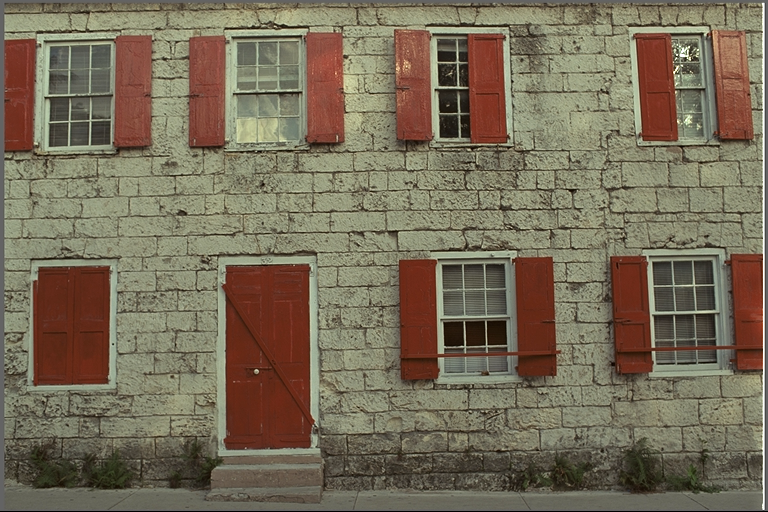
#> input picture 13传统图像分割/kodim01.png, 768 x 512 px
$ jupyter execute '13.3分水岭分割.ipynb'
#> lines starting #> are read from the running program, lines starting #| are printed output that depends on the picture; after the words box and inside, x2 and y2 are one past the last pixel; in counts of white or black regions, pixels touching at a corner belong together
[cell 1]
import cv2
import numpy as np
import matplotlib.pyplot as plt

# 支持中文显示
plt.rcParams["font.family"] = ["SimHei"]
plt.rcParams["axes.unicode_minus"] = False

# 读取图像（换成你的图片路径）
img = cv2.imread("kodim01.png")
#> img is the input picture: shape (512, 768, 3); mean B, G, R 88.4, 108.7, 119.8
img_copy = img.copy()
gray = cv2.cvtColor(img, cv2.COLOR_BGR2GRAY)
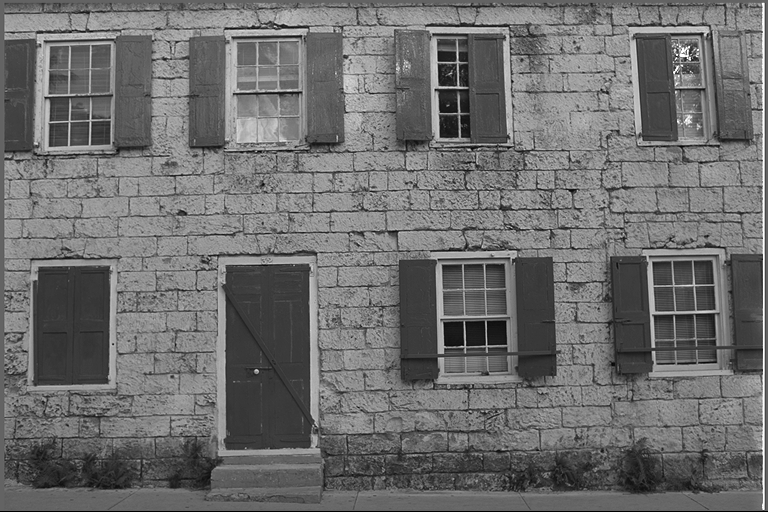
#> gray: shape (512, 768); min 0, max 255, mean 109.7

# --------------------- 分水岭核心步骤 ---------------------
# 1. 二值化（Otsu自动阈值）
ret, thresh = cv2.threshold(gray, 0, 255, cv2.THRESH_BINARY + cv2.THRESH_OTSU)
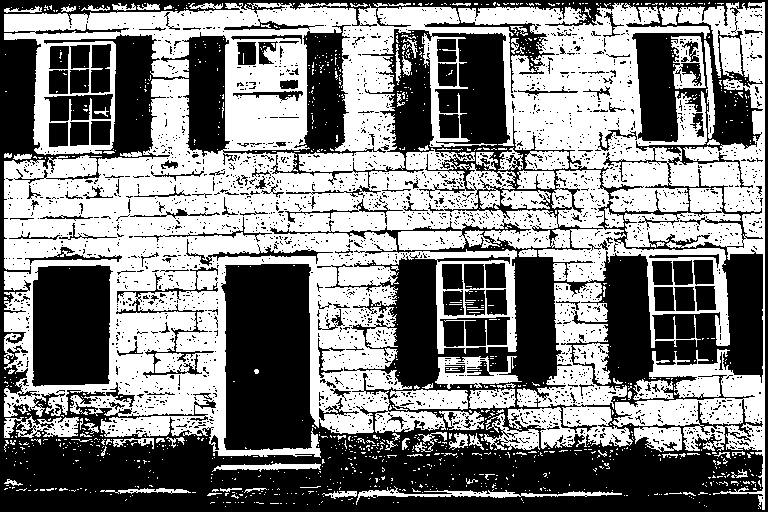
#> thresh: shape (512, 768); 50.8% white; 2749 black regions (2594 under 20 px), largest, box (x1, y1, x2, y2) and area: (0, 0, 768, 512) 153151, (32, 265, 113, 387) 9020, (440, 317, 510, 347) 1654
#> ret = 109

# 2. 形态学操作：去噪
kernel = np.ones((3, 3), np.uint8)
opening = cv2.morphologyEx(thresh, cv2.MORPH_OPEN, kernel, iterations=2)
#> opening: shape (512, 768); 37% white; 349 white regions, largest, box (x1, y1, x2, y2) and area: (513, 16, 709, 150) 10864, (36, 289, 320, 457) 7749, (224, 28, 307, 151) 7006

# 3. 确定背景
sure_bg = cv2.dilate(opening, kernel, iterations=3)
#> sure_bg: shape (512, 768); 57.1% white; 111 black regions (46 under 20 px), largest, box (x1, y1, x2, y2) and area: (0, 0, 768, 512) 82778, (590, 255, 768, 402) 16292, (384, 28, 534, 233) 13925

# 4. 距离变换 → 确定前景
dist_transform = cv2.distanceTransform(opening, cv2.DIST_L2, 5)
ret, sure_fg = cv2.threshold(dist_transform, 0.1 * dist_transform.max(), 255, 0)
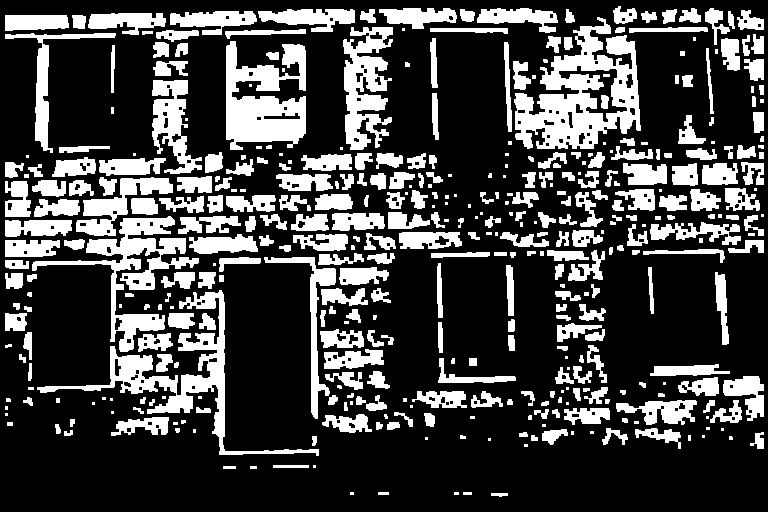
#> sure_fg: shape (512, 768) float32; 26.9% white; 419 white regions (103 under 20 px), largest, box (x1, y1, x2, y2) and area: (514, 17, 641, 149) 8123, (37, 290, 319, 456) 5764, (226, 41, 306, 150) 5483
#> ret = 1.74

# 5. 制作标记
sure_fg = np.uint8(sure_fg)
unknown = cv2.subtract(sure_bg, sure_fg)
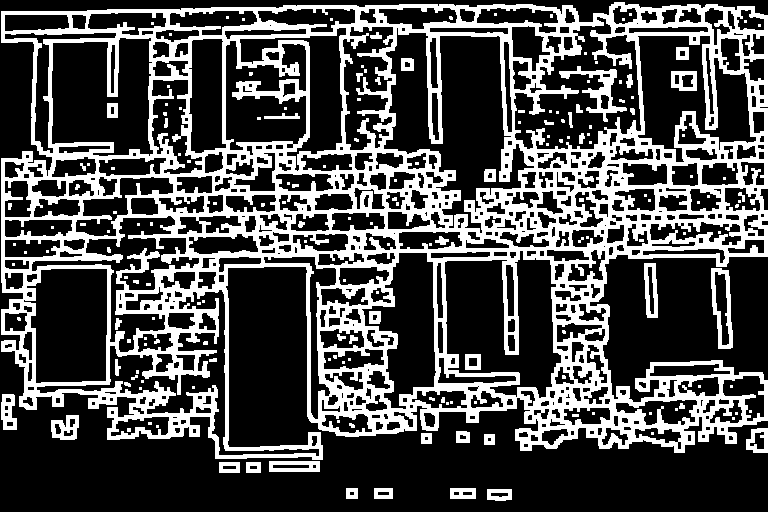
#> unknown: shape (512, 768); 30.2% white; 179 white regions (121 under 20 px), largest, box (x1, y1, x2, y2) and area: (1, 2, 768, 460) 109657, (559, 66, 627, 122) 959, (711, 268, 733, 349) 772

ret, markers = cv2.connectedComponents(sure_fg)
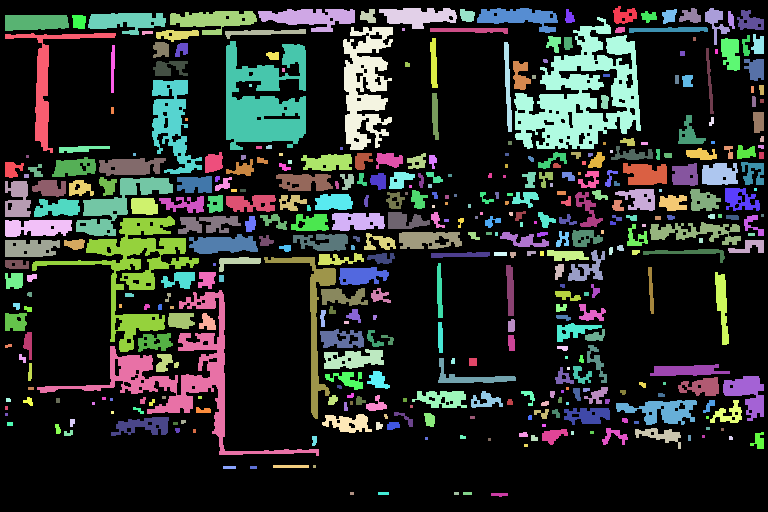
#> markers: shape (512, 768) int32; 420 distinct labels, from 0 to 419; one colour per label, 0 black
#> ret = 420
markers += 1
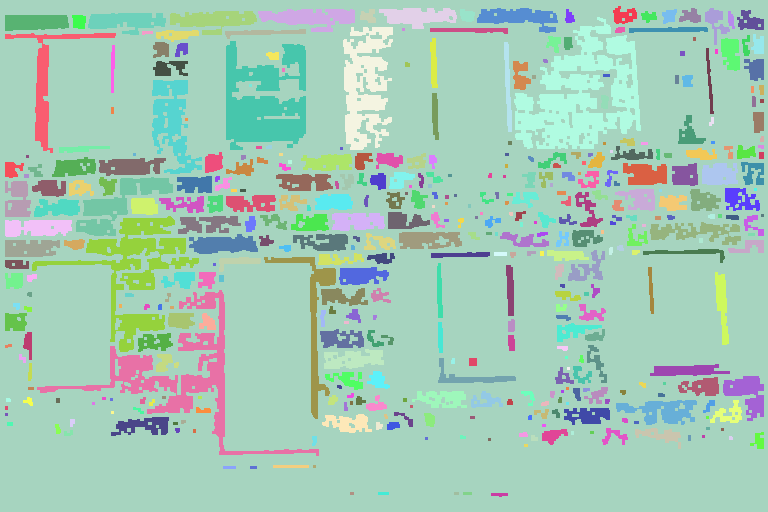
#> markers: shape (512, 768) int32; 420 distinct labels, from 1 to 420; one colour per label, 0 black
markers[unknown == 255] = 0
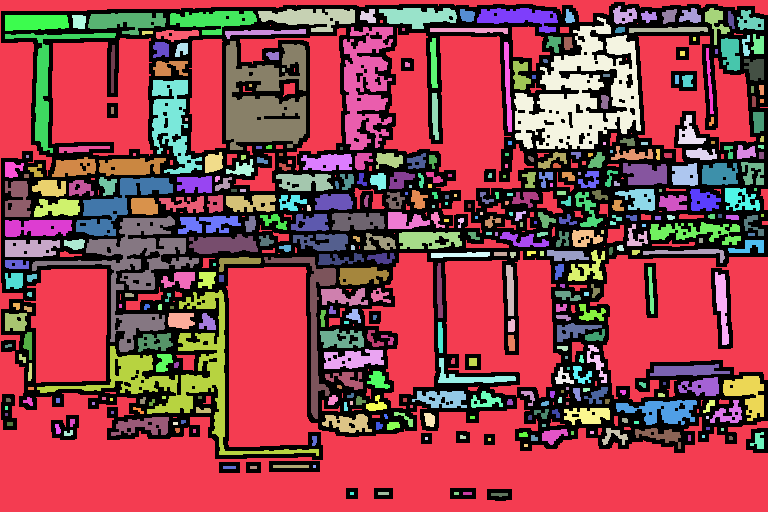
#> markers: shape (512, 768) int32; 421 distinct labels, from 0 to 420; one colour per label, 0 black

# 6. 分水岭算法
markers = cv2.watershed(img_copy, markers)
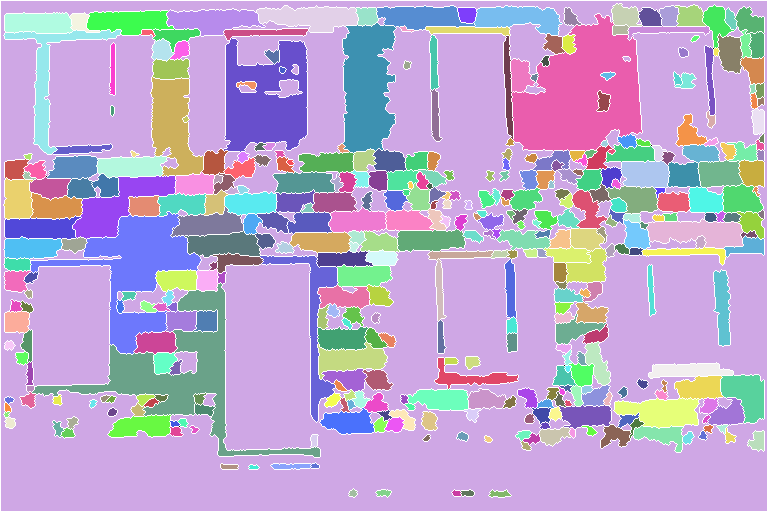
#> markers: shape (512, 768) int32; 422 distinct labels, from -1 to 420; one colour per label, 0 black, -1 white

# 7. 画出分割线（红色）
img_copy[markers == -1] = [0, 0, 255]
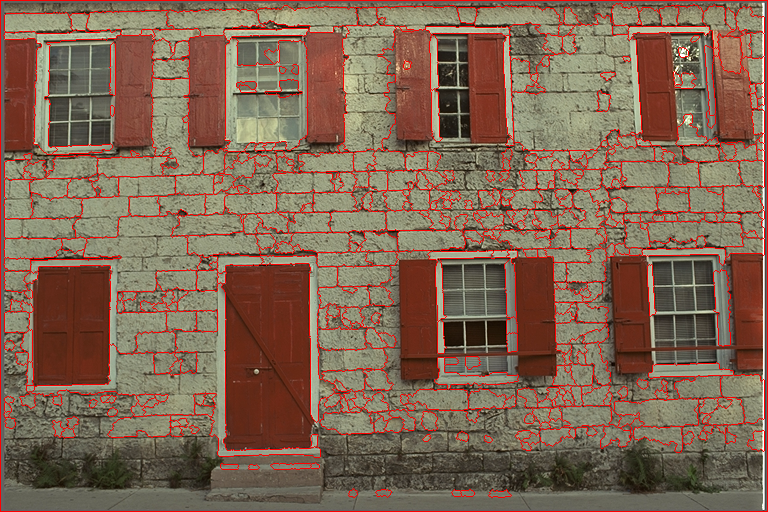
#> img_copy: shape (512, 768, 3); 6.74% of pixels changed, all inside (x1, y1, x2, y2) = (0, 0, 768, 512)

# --------------------- 显示结果 ---------------------
plt.figure(figsize=(16, 8))

plt.subplot(131)
plt.imshow(cv2.cvtColor(img, cv2.COLOR_BGR2RGB))
plt.title("原图")

plt.subplot(132)
plt.imshow(markers, cmap="jet")
plt.title("标记图")

plt.subplot(133)
plt.imshow(cv2.cvtColor(img_copy, cv2.COLOR_BGR2RGB))
plt.title("分水岭分割结果")

plt.tight_layout()
plt.show()
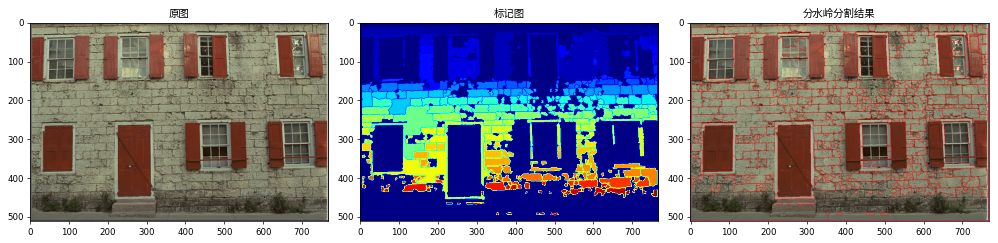
#> figure drawn by matplotlib, 3 panels

$ run again, with 13传统图像分割/kodim20.png copied over 13传统图像分割/kodim01.png
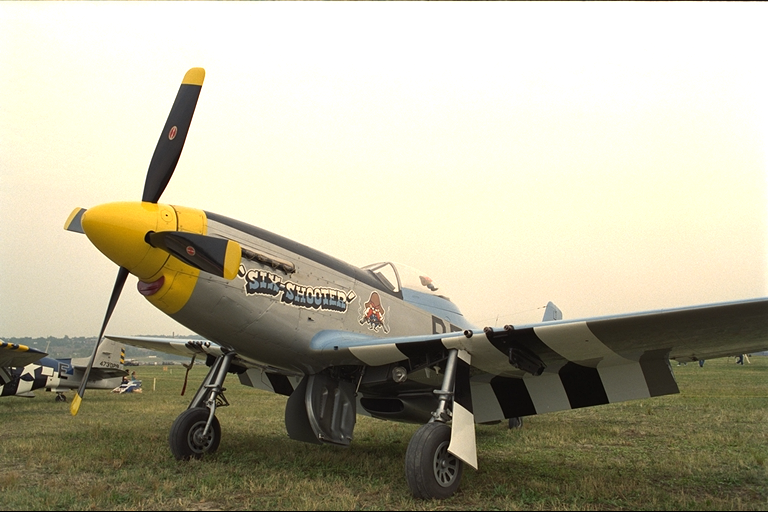
#> input picture 13传统图像分割/kodim20.png, 768 x 512 px
#> img is the input picture: shape (512, 768, 3); mean B, G, R 154.7, 176.3, 180.5
#> `ret, thresh = cv2.threshold(gray, 0, 255, cv2.THRESH_BINARY + cv2.THRE..`:
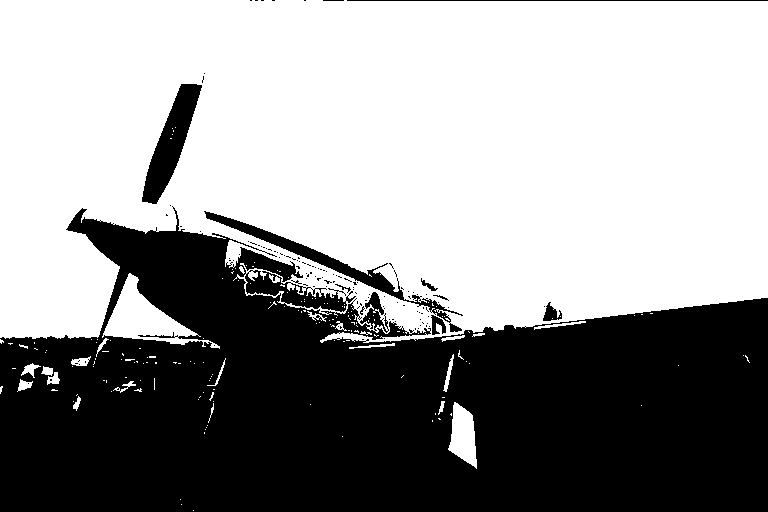
#> thresh: shape (512, 768); 58.6% white; 125 black regions (115 under 20 px), largest, box (x1, y1, x2, y2) and area: (0, 206, 768, 512) 156185, (142, 84, 202, 204) 2871, (204, 211, 463, 332) 2577
#> `ret, thresh = cv2.threshold(gray, 0, 255, cv2.THRESH_BINARY + cv2.THRE..`: ret = 160
#> opening: shape (512, 768); 57.2% white; 15 black regions (12 under 20 px), largest, box (x1, y1, x2, y2) and area: (0, 206, 768, 512) 164821, (142, 84, 202, 204) 2878, (323, 0, 768, 1) 445
#> sure_bg: shape (512, 768); 59.9% white; 6 black regions (4 under 20 px), largest, box (x1, y1, x2, y2) and area: (0, 216, 768, 512) 155686, (146, 87, 197, 200) 1839
#> `ret, sure_fg = cv2.threshold(dist_transform, 0.1 * dist_transform.max(..`: ret = 19.63
#> unknown: shape (512, 768); 14.4% white; 9 white regions, largest, box (x1, y1, x2, y2) and area: (0, 54, 768, 347) 42830, (231, 0, 768, 20) 10590, (446, 401, 480, 469) 1782
#> `ret, markers = cv2.connectedComponents(sure_fg)`: ret = 3
#> img_copy: shape (512, 768, 3); 1.05% of pixels changed, all inside (x1, y1, x2, y2) = (0, 0, 768, 512)
#> `plt.show()`:
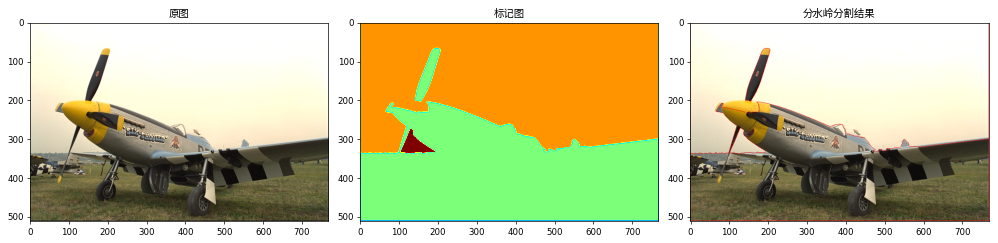
#> figure drawn by matplotlib, 3 panels

$ run again, with 13传统图像分割/brain_ct.jpg saved as 13传统图像分割/kodim01.png
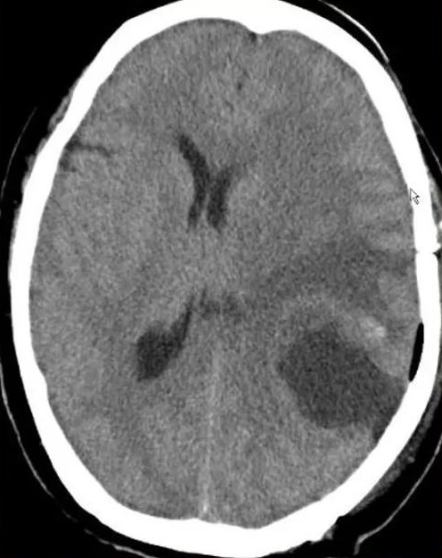
#> input picture 13传统图像分割/brain_ct.jpg, 442 x 558 px
#> img is the input picture: shape (558, 442, 3); mean B, G, R 112, 112.1, 112.1
#> thresh: shape (558, 442); 14.8% white; 11 white regions (6 under 20 px), largest, box (x1, y1, x2, y2) and area: (9, 0, 441, 558) 36302, (334, 7, 386, 58) 144, (203, 499, 209, 513) 54, (376, 327, 383, 336) 41, (439, 221, 442, 230) 22
#> `ret, thresh = cv2.threshold(gray, 0, 255, cv2.THRESH_BINARY + cv2.THRE..`: ret = 168
#> opening: shape (558, 442); 14.7% white; 2 white regions (1 under 20 px), largest, box (x1, y1, x2, y2) and area: (9, 0, 441, 558) 36171
#> sure_bg: shape (558, 442); 19.1% white; 1 white region, box (x1, y1, x2, y2) and area: (6, 0, 442, 558) 47094
#> `ret, sure_fg = cv2.threshold(dist_transform, 0.1 * dist_transform.max(..`: ret = 2.62
#> unknown: shape (558, 442); 7% white; 3 white regions, box (x1, y1, x2, y2) and area: (27, 16, 426, 530) 8664, (6, 0, 234, 558) 4466, (255, 0, 442, 558) 4207
#> `ret, markers = cv2.connectedComponents(sure_fg)`: ret = 3
#> img_copy: shape (558, 442, 3); 1.88% of pixels changed, all inside (x1, y1, x2, y2) = (0, 0, 442, 558)
#> `plt.show()`:
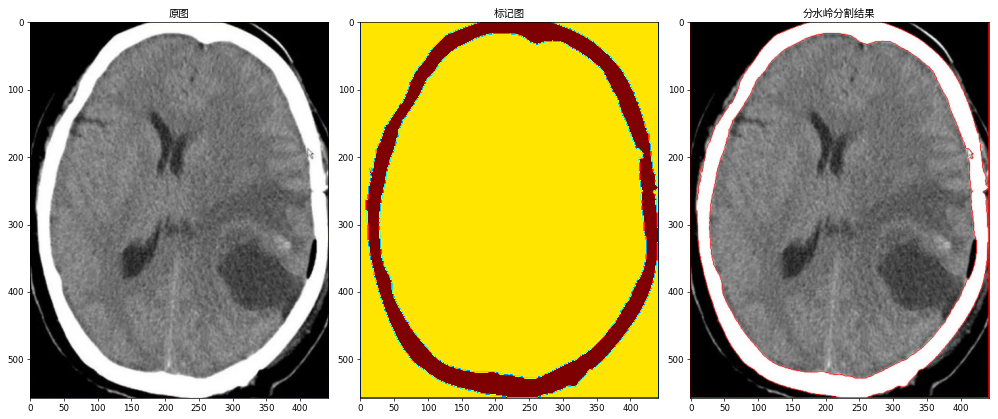
#> figure drawn by matplotlib, 3 panels
